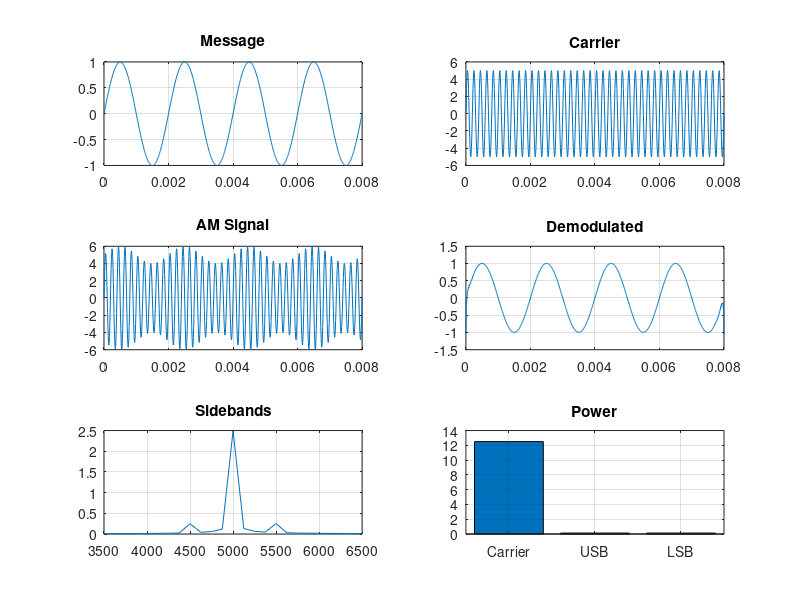

Reproduce this figure in MATLAB.
clc;
clear;
close all;
Am=1;
fm=500;
Ac=5;
fc=5000;
fs=20*fc;
t=0:1/fs:4/fm;
m = Am*sin(2*pi*fm*t);
c = Ac*sin(2*pi*fc*t);
mu = Am/Ac;
am = Ac*(1+mu*sin(2*pi*fm*t)).*sin(2*pi*fc*t);
dem = abs(hilbert(am)); dem = dem-mean(dem);
N=length(am); f=linspace(-fs/2,fs/2,N);
AM_FFT=abs(fftshift(fft(am)))/N;
USB=fc+fm; LSB=fc-fm;
Pc=Ac^2/2; Psb=(mu^2*Pc)/4;
figure('Name','AM Modulation','NumberTitle','off');

subplot(3,2,1), plot(t,m), title('Message'), grid on
subplot(3,2,2), plot(t,c), title('Carrier'), grid on
subplot(3,2,3), plot(t,am), title('AM Signal'), grid on
subplot(3,2,4), plot(t,dem), title('Demodulated'), grid on
subplot(3,2,5), plot(f,AM_FFT), xlim([fc-3*fm fc+3*fm]), title('Sidebands'), grid on
subplot(3,2,6), bar([Pc Psb Psb]), set(gca,'XTickLabel',{'Carrier','USB','LSB'}),
title('Power'), grid on
fprintf('mu = %.2f | USB = %d Hz | LSB = %d Hz | Pc = %.2f W | Psb = %.3f W\n', ...
    mu, USB, LSB, Pc, Psb);
